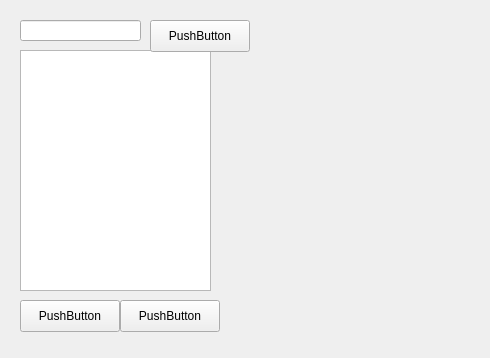
<?xml version="1.0" encoding="UTF-8"?>
<ui version="4.0">
 <class>PopUp</class>
 <widget class="QWidget" name="PopUp">
  <property name="geometry">
   <rect>
    <x>0</x>
    <y>0</y>
    <width>490</width>
    <height>358</height>
   </rect>
  </property>
  <property name="windowTitle">
   <string>Form</string>
  </property>
  <widget class="QListWidget" name="listWidget">
   <property name="geometry">
    <rect>
     <x>20</x>
     <y>50</y>
     <width>191</width>
     <height>241</height>
    </rect>
   </property>
  </widget>
  <widget class="QPushButton" name="pushButton">
   <property name="geometry">
    <rect>
     <x>150</x>
     <y>20</y>
     <width>100</width>
     <height>32</height>
    </rect>
   </property>
   <property name="text">
    <string>PushButton</string>
   </property>
  </widget>
  <widget class="QPushButton" name="pushButton_2">
   <property name="geometry">
    <rect>
     <x>20</x>
     <y>300</y>
     <width>100</width>
     <height>32</height>
    </rect>
   </property>
   <property name="text">
    <string>PushButton</string>
   </property>
  </widget>
  <widget class="QPushButton" name="pushButton_3">
   <property name="geometry">
    <rect>
     <x>120</x>
     <y>300</y>
     <width>100</width>
     <height>32</height>
    </rect>
   </property>
   <property name="text">
    <string>PushButton</string>
   </property>
  </widget>
  <widget class="QLineEdit" name="lineEdit">
   <property name="geometry">
    <rect>
     <x>20</x>
     <y>20</y>
     <width>121</width>
     <height>21</height>
    </rect>
   </property>
  </widget>
 </widget>
 <resources/>
 <connections/>
</ui>
